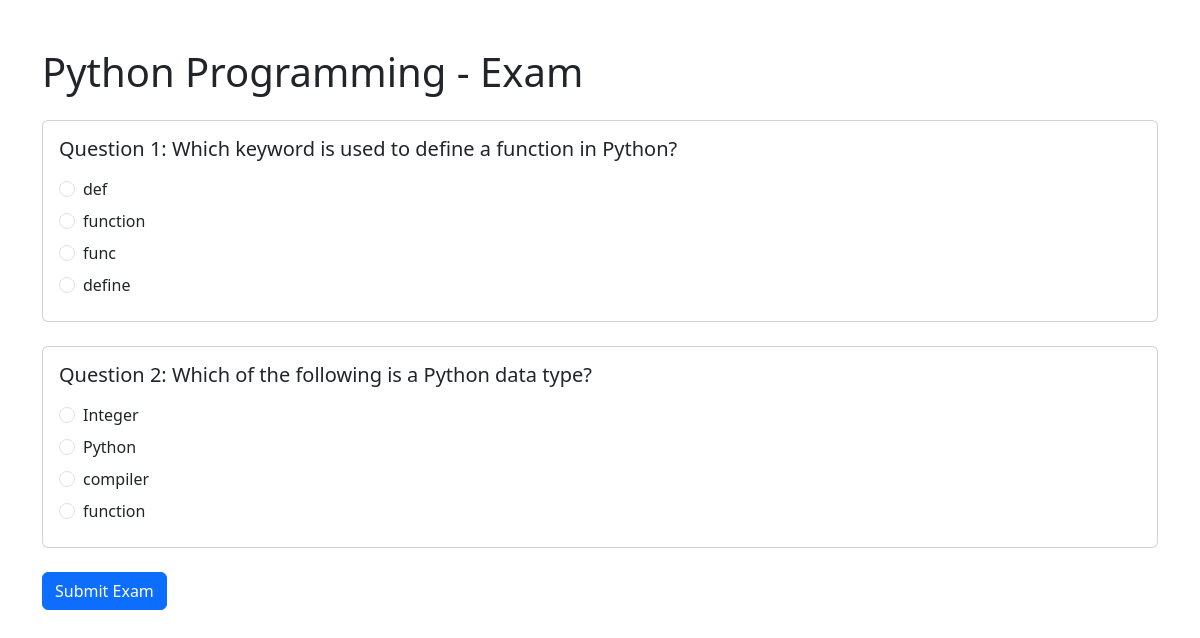
/course/3/exam/, run on the app's committed database.
### onlinecourseapp/models.py (models this page shows, shortened)
class Course(models.Model):
    name = models.CharField(max_length=100)
    description = models.TextField()
    instructor = models.ForeignKey(
        Instructor,
        on_delete=models.CASCADE
    )

class Question(models.Model):
    course = models.ForeignKey(
        Course,
        on_delete=models.CASCADE
    )
    lesson = models.ForeignKey(
        Lesson,
        on_delete=models.CASCADE
    )
    question_text = models.CharField(max_length=200)
    grade = models.IntegerField(default=1)

class Choice(models.Model):
    question = models.ForeignKey(
        Question,
        on_delete=models.CASCADE,
        related_name='choices'
    )
    choice_text = models.CharField(max_length=200)
    is_correct = models.BooleanField(default=False)

### onlinecourseapp/views.py (the view)
def exam(request, course_id):
    course = get_object_or_404(Course, id=course_id)
    return render(
        request,
        'onlinecourseapp/exam.html',
        {'course': course}
    )

### onlinecourseapp/templates/onlinecourseapp/exam.html (shortened to what this page needs)
<!DOCTYPE html>
<html lang="en">
<head>
    <link href="https://cdn.jsdelivr.net/npm/bootstrap@5.3.3/dist/css/bootstrap.min.css"
          rel="stylesheet">
</head>
<body>
<div class="container mt-5">
    <h1 class="mb-4">{{ course.name }} - Exam</h1>
    <form method="post" action="{% url 'onlinecourseapp:submit' course.id %}">
        {% for question in course.question_set.all %}
        <div class="card mb-4">
            <div class="card-body">
                <h5 class="card-title mb-3">
                    Question {{ forloop.counter }}:
                    {{ question.question_text }}
                </h5>
                {% for choice in question.choices.all %}
                <div class="form-check mb-2">
                    <input
                        class="form-check-input"
                        type="radio"
                        name="question_{{ question.id }}"
                        value="{{ choice.id }}"
                        id="choice{{ choice.id }}"
                        required
                    >
                    <label class="form-check-label"
                           for="choice{{ choice.id }}">
                        {{ choice.choice_text }}
                    </label>
                </div>
                {% empty %}
                <div class="alert alert-warning">
                    No choices available for this question.
                </div>
                {% endfor %}
            </div>
        </div>
        {% empty %}
        <div class="alert alert-warning">
            No questions available for this course.
        </div>
        {% endfor %}
        <button type="submit" class="btn btn-primary">
            Submit Exam
        </button>
    </form>
</div>
</body>
</html>

### data on the page
Course: name "Python Programming"
Question: question_text "Which keyword is used to define a function in Python?"
Choice: choice_text "def"
Choice: choice_text "function"
Choice: choice_text "func"
Choice: choice_text "define"
Question: question_text "Which of the following is a Python data type?"
Choice: choice_text "Integer"
Choice: choice_text "Python"
Choice: choice_text "compiler"
Choice: choice_text "function"
